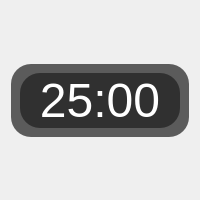
<?xml version="1.0" encoding="UTF-8"?>
<ui version="4.0">
 <class>FloatingTimerWindow</class>
 <widget class="QWidget" name="FloatingTimerWindow">
  <property name="geometry">
   <rect>
    <x>0</x>
    <y>0</y>
    <width>200</width>
    <height>200</height>
   </rect>
  </property>
  <property name="windowTitle">
   <string>Floating Timer</string>
  </property>
  <layout class="QVBoxLayout" name="mainLayout">
   <item>
    <spacer name="topSpacer">
     <property name="orientation">
      <enum>Qt::Vertical</enum>
     </property>
     <property name="sizeHint" stdset="0">
      <size>
       <width>20</width>
       <height>40</height>
      </size>
     </property>
    </spacer>
   </item>
   <item>
    <widget class="QFrame" name="backgroundFrame">
     <property name="styleSheet">
      <string notr="true">
        background-color: rgba(30, 30, 30, 180);
        border-radius: 20px;
      </string>
     </property>
     <layout class="QVBoxLayout" name="frameLayout">
      <item>
       <widget class="QLabel" name="labelTimer">
        <property name="cursor">
         <cursorShape>PointingHandCursor</cursorShape>
        </property>
        <property name="styleSheet">
         <string notr="true">font-size: 48px; color: white;</string>
        </property>
        <property name="text">
         <string>25:00</string>
        </property>
        <property name="alignment">
         <set>Qt::AlignCenter</set>
        </property>
       </widget>
      </item>
     </layout>
    </widget>
   </item>
   <item>
    <spacer name="bottomSpacer">
     <property name="orientation">
      <enum>Qt::Vertical</enum>
     </property>
     <property name="sizeHint" stdset="0">
      <size>
       <width>20</width>
       <height>40</height>
      </size>
     </property>
    </spacer>
   </item>
  </layout>
 </widget>
 <resources/>
 <connections/>
</ui>
